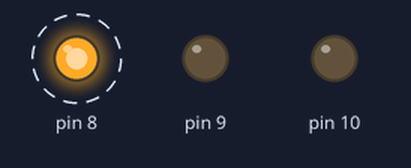
Simulated run of this sketch. Board: Arduino Uno, built with avr-gcc and run on an emulated ATmega328P. Parts: output pins drawn as LEDs (lit = HIGH). Dashed ring = blinking.

Above: at 0.15 s.
At 1.95 s:
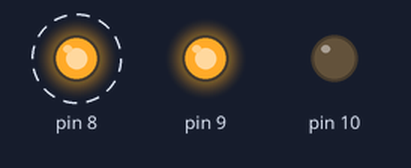
Timing chart, 0 to 3.0 s (numbered marks = the images above):
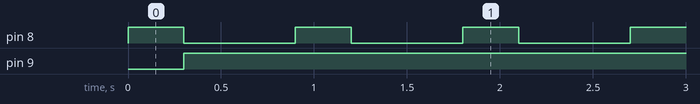

Measured:
- by itself, pin 8: alternates HIGH for 0.30 s and LOW for 0.60 s
- by itself, pin 9: LOW → HIGH at 0.30 s

The sketch:

2.RGB_light.ino
```cpp
void setup()
{
    pinMode(8,OUTPUT);
    pinMode(9,OUTPUT);
    pinMode(10,OUTPUT);
}
void loop()
{
    digitalWrite(8,HIGH);
    digitalWrite(10,LOW);
    delay(300);
    digitalWrite(9,HIGH);
    digitalWrite(8,LOW);
    delay(300);
    digitalWrite(9,HIGH);
    digitalWrite(8,LOW);
    delay(300);


}
```
